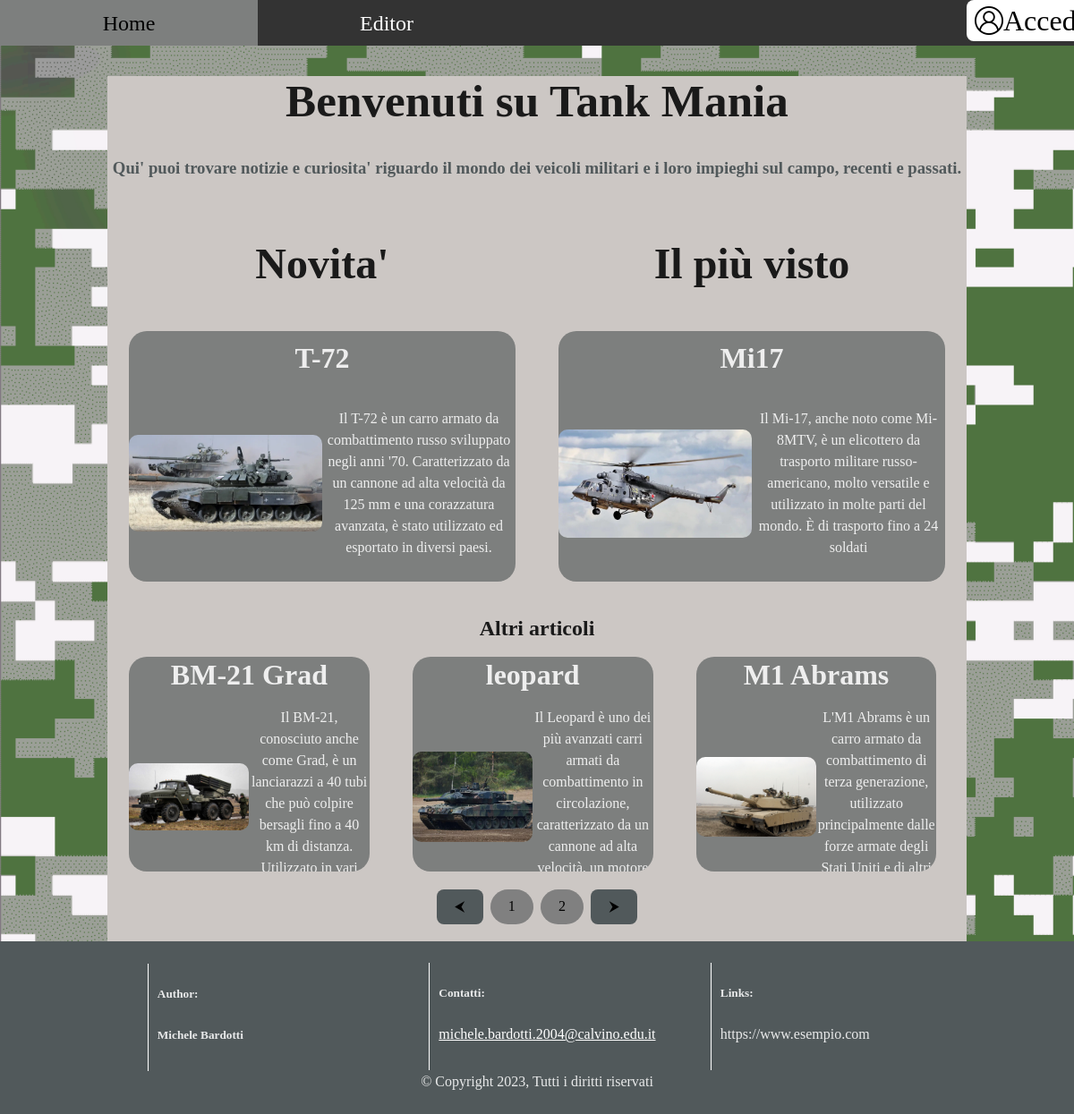
The page / on the database its author committed.
### tables this page shows
CREATE TABLE articoli (
  Id int(11) PRIMARY KEY NOT NULL,
  titolo varchar(255) DEFAULT NULL,
  descrizione mediumtext DEFAULT NULL,
  giorno datetime DEFAULT NULL,
  logo varchar(255) DEFAULT NULL,
  utente varchar(50) DEFAULT NULL,
  visualizzazioni int(11) DEFAULT NULL,
  FOREIGN KEY (utente) REFERENCES utenti (username)
);

### index.php (the view, shortened to what this page needs)
<?php
$pdo = new PDO("mysql:host=localhost; dbname=blog", "root", "");
?>
<!DOCTYPE html>
<html lang="it">
<head>
    <link rel="stylesheet" href="./css/index.css">
</head>
<body>
    <div id="root">
        <div>
            <nav>
            <ul>
                <li><a href="./index.php">Home</a></li>
                <li><a href="./editor.php">Editor</a></li>
                <li id="logli"><div id="loginBtn"
                <?php
                    if(empty($_SESSION['user'])){
                        $t="window.location.replace('./login.php')";
                        echo 'onclick="'.$t.'"';
                    }
                ?>
                ><img src="./img/account.png" alt="">
                <?php
                    if(!empty($_SESSION['user'])){
                        echo '<p>'.$_SESSION["user"]."</p>";
                    }
                    else{
                        echo '<p>Accedi</p>';
                    }
                ?>
                </div>
            </li>
            </ul>
            </nav>
            <div class="App">
                <div id="content">
                    <div id="introduction">
                        <h1>Benvenuti su Tank Mania</h1>
                        <h3>Qui' puoi trovare notizie e curiosita' riguardo il mondo dei veicoli militari e i loro impieghi sul campo, recenti e passati.</h3>
                    </div>
                    <div id="articles">
                        <div id="titoli">
                            <h4>Novita'</h4>
                            <h4>Il più visto</h4>
                        </div>
                        <div id="new">
                                <?php
                                $text = "SELECT * FROM articoli ORDER BY giorno DESC";
                                $query= $pdo->prepare($text);
                                $query->execute();
                                $row = $query->fetch();
                                ?>
                                <h3 id='title'><?php echo $row['titolo']?></h3>
                                <div id="immagine"><img id="imgArt" src="./img/<?php echo $row['logo']?>" alt="leopard"></div>
                                <p class="descArtSec"><?php echo $row['descrizione']?></p>
                        </div>
                        <div id="main">
                                <?php
                                $text = "SELECT * FROM articoli ORDER BY visualizzazioni DESC";
                                $query= $pdo->prepare($text);
                                $query->execute();
                                $row = $query->fetch();
                                ?>
                                <h3 id='title'><?php echo $row['titolo']?></h3>
                                <div id="immagine"><img id="imgArt" src="./img/<?php echo $row['logo']?>" alt="leopard"></div>
                                <p class="descArtSec"><?php echo $row['descrizione']?></p>
                        </div>
                        <div id="otherArticles">
                            <h2>Altri articoli</h2>
                            <?php
                            try{
                                $text = "SELECT * FROM articoli ORDER BY titolo";
                                $query= $pdo->prepare($text);
                                $query->execute();
                                $row = $query->fetchAll();
                            }
                                catch (PDOException $e){
                                echo "Impossibile connettersi al server di database. ".$e;
                                exit();
                            }
                            ?>
                            <div id="container">
                                <?php
                                if ($row != null) {
                                    for($i=0;$i<sizeof($row);$i++){
                                        echo "<div class='top' id='1'><h3 id='title'>".$row[$i]['titolo']."</h3><div id='immagine'><img id='imgArt' src='./img/".$row[$i]['logo']."' alt='immagine'></div><p class='descArtSec'>".$row[$i]['descrizione']."</p></div>";
                                    }
                                }
                                ?>
                            </div>
                        </div>
                        <div id="console"><button class="move" id="prev" onclick="prevArt()">⮜</button>
                        <?php
                            if ($row != null && sizeof($row)>3) {
                                $max=((sizeof($row))+(sizeof($row))%3)/3;
                                for($i=0;$i<$max;$i++){
                                    echo '<button class="round" onclick="goTo('.($i).')">'.($i+1).'</button>';
                                }
                            }
                        ?>
                        <button class="move" id="next" onclick="nextArt()">⮞</button></div>
                    </div>
                </div>
                <footer>
                    <div class="foot" id="crediti">
                        <h5>Author:</h5>
                        <h5>Michele Bardotti</h5>
                    </div>
                    <div class="foot" id="contatti">
                        <h5>Contatti:</h5><a href="mailto:michele.bardotti.2004@calvino.edu.it">michele.bardotti.2004@calvino.edu.it</a>
                    </div>
                    <div class="foot" id="links">
                        <h5>Links:</h5><a>https://www.esempio.com</a>
                    </div>
                    <div>© Copyright 2023, Tutti i diritti riservati</div>
                </footer>
            </div>
        </div>
    </div>
</body>
</html>

### css/index.css (style rules this page uses)
:root { font-family: font; font-size: 16px; line-height: 24px; font-weight: 400; color-scheme: light dark; color: rgba(255, 255, 255, 0.87); background-color: #242424; font-synthesis: none; text-rendering: optimizeLegibility; -webkit-font-smoothing: antialiased; -moz-osx-font-smoothing: grayscale; -webkit-text-size-adjust: 100%; }
html { min-height: 100vh; }
body { place-items:initial; min-width: 320px; min-height: 100vh; margin:0; display: flex; flex-direction: column; background-image:url('../img/background1.png'); background-repeat: no-repeat; background-size: cover; }
h1 { font-size: 3.2em; line-height: 1.1; }
#titoli { width: 100%; display: flex; }
#titoli h4 { font-size: 300%; color:#1a1a1a; width: 50%; }
button { border-radius: 8px; border: 1px solid transparent; padding: 0.6em 1.2em; font-size: 1em; font-weight: 500; font-family: inherit; background-color: #1a1a1a; cursor: pointer; transition: border-color 0.25s; }
#root { position:inherit; width: 100%; text-align: center; }
#introduction { color: rgb(81, 89, 91); }
#introduction h1 { color: #1a1a1a; }
#otherArticles h2 { margin-top: 40px; color: #1a1a1a; }
#content { background-color: rgb(204, 199, 196); margin-right: auto; margin-left: auto; width: 80%; }
#articles { top: 0; background-color: rgb(204, 199, 196); display: flex; flex-wrap: wrap; }
#container { height: 50%; overflow:hidden; white-space: nowrap; }
#otherArticles div p { white-space: normal; }
nav { position: sticky; top:0; }
ul { list-style-type: none; margin: 0; padding: 0; overflow: hidden; background-color: #333; }
li { width: 24%; float: left; }
#logli { width: 10%; float: right; align-items: baseline; }
#loginBtn { background-color: white; width: 100%; color: black; display: inline-flex; align-items: center; border-radius: 8px; border: 1px solid transparent; max-height: 4vh; padding: 0.5vw 1vh; font-size: 1em; font-weight: 500; font-family: inherit; cursor: pointer; transition: border-color 0.25s; }
#loginBtn img { max-height: 4vh; height: auto; }
#loginBtn p { text-align: center; font-size: 200%; margin:0; }
li a { font-size: 3vh; min-height: 3vh; padding: 1.7vh 1vw; display: block; color: white; text-align: center; text-decoration: none; transition: background-color 0.5s, color 0.5s; }
.descArtSec { max-height: 25vh; font-size: 100%; width: 50%; }
#title { font-size: 200%; width: 100%; margin:1vh 0; }
#immagine { width: 50%; height: 10em; justify-content: center; display: flex; align-items: center; }
#imgArt { max-width: 100%; max-height: 100%; border-radius: 10px; }
#main { min-height: 35vh; max-height: 35vh; text-overflow: ellipsis; overflow: hidden; display: inline-flex; align-items: center; flex-wrap: wrap; width: 45%; margin-right: 2.5%; margin-left: 2.5%; background-color: rgb(125,127,126); border-radius: 20px; transition: background-color 0.5s; }
#new { min-height: 35vh; max-height: 35vh; text-overflow: ellipsis; overflow: hidden; display: inline-flex; align-items: center; flex-wrap: wrap; width: 45%; margin-right: 2.5%; margin-left: 2.5%; background-color: rgb(125,127,126); border-radius: 20px; transition: background-color 0.5s; }
.top { min-height: 30vh; max-height: 30vh; text-overflow: ellipsis; overflow: hidden; display:inline-flex; align-items: center; flex-wrap: wrap; width: 28%; margin-right: 2.5%; margin-left: 2.5%; background-color: rgb(125,127,126); border-radius: 20px; transition: background-color 0.5s; }
#otherArticles { width: 100%; height: fit-content; overflow:hidden; }
footer { margin-top: auto; padding: 2%; background-color: rgb(81, 89, 91); }
.foot { height: 15vh; width: 20%; display: inline-block; text-align: left; padding-left: 10px; border-left: 1px white solid; }
#crediti { margin-right: 3%; }
#contatti { margin-right: 3%; margin-left: 3%; }
#links { margin-left: 3%; }
#contatti a { color:white }
#console { margin-left: auto; margin-right: auto; padding: 2%; }
.move { border-radius: 8px; border: 1px solid transparent; padding: 0.6em 1.2em; font-size: 1em; font-weight: 500; font-family: inherit; background-color: rgb(81, 89, 91); cursor: pointer; transition: border-color 0.25s; }
.round { background-color: grey; border-radius: 3vh; margin: 0 0.5vh 0 0.5vh; }

### rows shown on the page
articoli: titolo "T-72", logo (picture), descrizione "Il T-72 è un carro armato da combattimento russo sviluppato negli anni '70. Caratterizzato da un cannone ad alta velocità da 125 mm e una corazzatura avanzata, è stato utilizzato ed esportato in diversi paesi."
articoli: titolo "Mi17", logo (picture), descrizione "Il Mi-17, anche noto come Mi-8MTV, è un elicottero da trasporto militare russo-americano, molto versatile e utilizzato in molte parti del mondo. È di trasporto fino a 24 soldati"
articoli: titolo "BM-21 Grad", logo (picture), descrizione "Il BM-21, conosciuto anche come Grad, è un lanciarazzi a 40 tubi che può colpire bersagli fino a 40 km di distanza. Utilizzato in vari…"
articoli: titolo "leopard", logo (picture), descrizione "Il Leopard è uno dei più avanzati carri armati da combattimento in circolazione, caratterizzato da un cannone ad alta velocità, un motore…"
articoli: titolo "M1 Abrams", logo (picture), descrizione "L'M1 Abrams è un carro armato da combattimento di terza generazione, utilizzato principalmente dalle forze armate degli Stati Uniti e di altri…"
